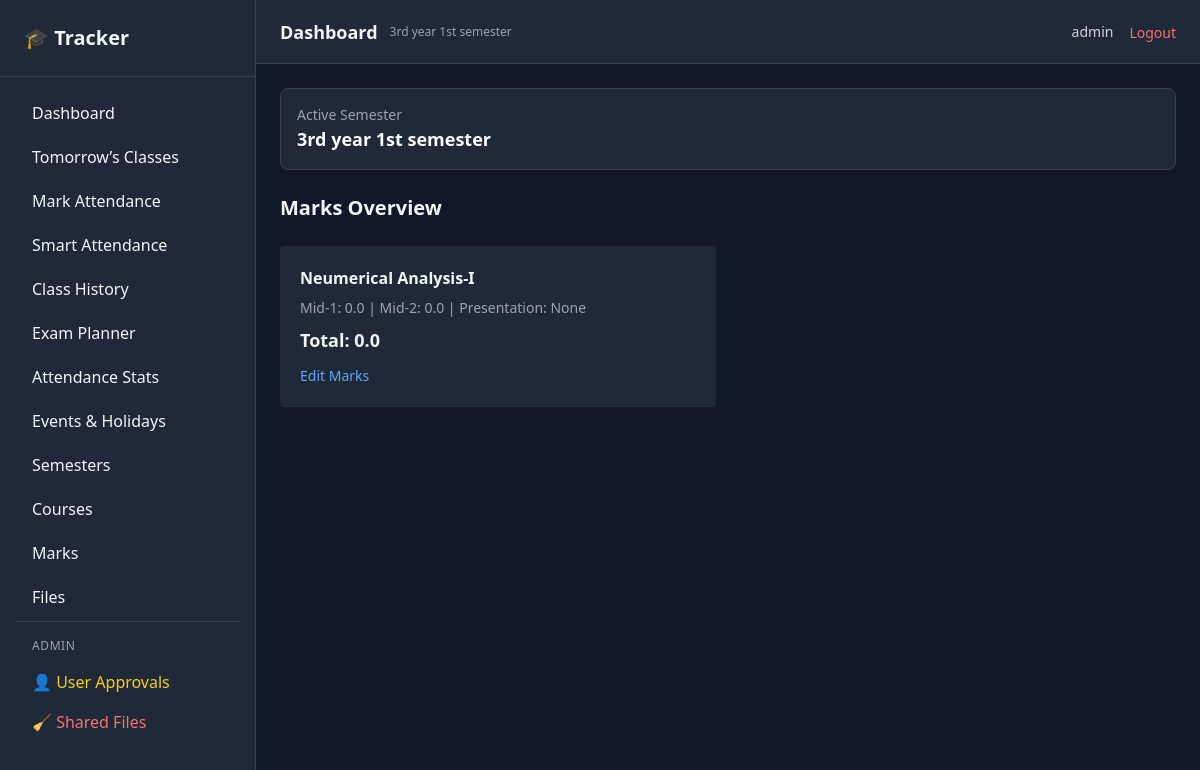
/marks/ (signed in), run on an earlier commit of the app's database.
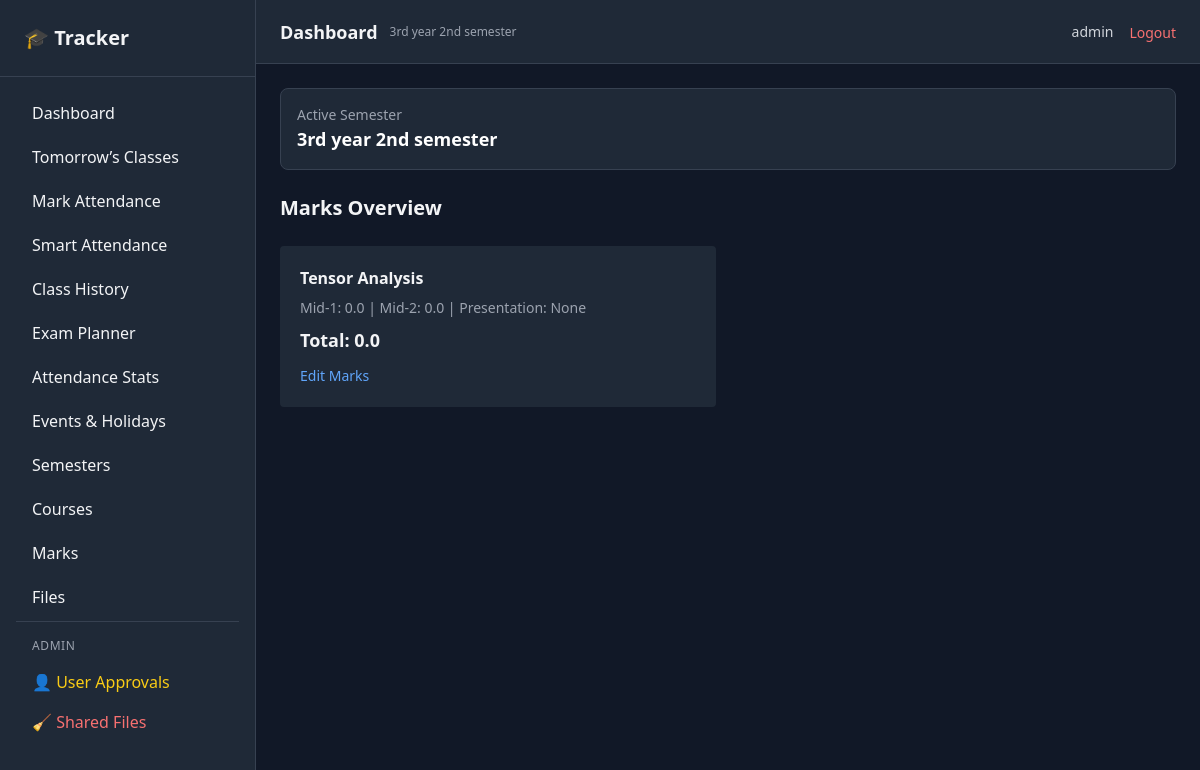
And on a later commit of the database.
### core/models.py (models this page shows, shortened)
class Semester(models.Model):
    user = models.ForeignKey(
        settings.AUTH_USER_MODEL,
        on_delete  = models.CASCADE,
        related_name = 'semesters'
    )
    name = models.CharField(max_length=100)
    start_date = models.DateField()
    end_date = models.DateField(null=True, blank=True)
    is_active  = models.BooleanField(default=False)
    class Meta:
        ordering = ['-start_date']

class Course(models.Model):
    user = models.ForeignKey(
        settings.AUTH_USER_MODEL,
        on_delete = models.CASCADE,
        related_name = 'courses'
    )
    semester = models.ForeignKey(
        Semester,
        on_delete = models.CASCADE,
        related_name = 'courses'
    )
    name = models.CharField(max_length=150)
    course_code = models.CharField(max_length=50)
    teacher_name = models.CharField(max_length=150)
    total_class_planned = models.PositiveIntegerField(default=20)
    created_at = models.DateTimeField(auto_now_add=True)
    class Meta:
        ordering = ['course_code']

class CourseMark(models.Model):
    user = models.ForeignKey(
        settings.AUTH_USER_MODEL,
        on_delete=models.CASCADE,
        related_name='marks'
    )
    course = models.ForeignKey(
        Course,
        on_delete=models.CASCADE,
        related_name='mark'
    )
    mid1 = models.FloatField(default=0)
    mid2 = models.FloatField(default=0)
    presentation = models.FloatField(null=True, blank=True)
    assignment = models.FloatField(null=True, blank=True)
    final = models.FloatField(default=0)
    total = models.FloatField(default=0)
    created_at = models.DateTimeField(auto_now_add=True)
    updated_at = models.DateTimeField(auto_now=True)

### core/views.py (the view)
# urls.py: path('marks/', views.marks_overview, name='marks_overview'),
@login_required
def marks_overview(request):
    courses = get_active_courses(request.user)
    data = []
    for course in courses:
        mark, _ = CourseMark.objects.get_or_create(
            user=request.user,
            course=course
        )
        data.append({
            'course': course,
            'mark': mark
        })
    return render(request, "marks/overview.html", {
        "data": data,
        "active_semester": get_active_semester(request.user),
    })

### core/utils.py (called while the page is built)
def get_active_semester(user):
    return (
        Semester.objects
        .filter(
            user=user,
            is_active=True
        )
        .order_by("-start_date")
        .first()
    )

def get_active_courses(user):
    active_semester = get_active_semester(user)
    if not active_semester:
        return Course.objects.none()
    return (
        Course.objects
        .filter(
            user=user,
            semester=active_semester
        )
        .order_by("course_code")
    )

### templates/marks/overview.html
{% extends 'base/base.html' %}
{% block content %}
{% if active_semester %}
<div class="mb-6 bg-gray-800 border border-gray-700 rounded-lg p-4">
    <p class="text-sm text-gray-400">Active Semester</p>
    <h2 class="text-lg font-semibold text-white">
        {{ active_semester.name }}
    </h2>
</div>
{% endif %}
<h2 class="text-xl font-semibold mb-6">Marks Overview</h2>
<div class="grid md:grid-cols-2 gap-6">
    {% for item in data %}
        <div class="bg-gray-800 p-5 rounded">
            <h3 class="font-semibold mb-2">
                {{ item.course.name }}
            </h3>
            <p class="text-sm text-gray-400">
                Mid-1: {{ item.mark.mid1 }} |
                Mid-2: {{ item.mark.mid2 }} |
                Presentation: {{ item.mark.presentation }}
            </p>
            <p class="mt-2 text-lg font-semibold">
                Total: {{ item.mark.total }}
            </p>
            <a href="{% url 'edit_marks' item.course.id %}"
               class="inline-block mt-3 text-blue-400 text-sm">
               Edit Marks
            </a>
        </div>
    {% empty %}
        <p class="text-gray-400">No courses available.</p>
    {% endfor %}
</div>
{% endblock %}

### templates/base/navbar.html (shortened to what this page needs)
<header class="h-16 bg-gray-800 border-b border-gray-700 flex items-center justify-between px-4 sm:px-6">
    <div class="flex items-center gap-3">
        <h1 class="text-lg font-semibold">
            Dashboard
        </h1>
        {% if active_semester %}
            <p class="text-xs text-gray-400">
                {{ active_semester.name }}
            </p>
        {% endif %}
    </div>
    <div class="flex items-center gap-4">
        <span class="text-sm text-gray-300 hidden sm:block">
            {{ request.user.username }}
        </span>
        <form method="post" action="{% url 'logout' %}">
            <button type="submit"
                    class="text-red-400 hover:text-red-300 text-sm font-medium">
                Logout
            </button>
        </form>
    </div>
</header>

What changed in the data, as far as the page shows it:
no longer on this page (row edited): Semester: name "3rd year 1st semester"
no longer on this page (row unchanged): Course: course.name "Neumerical Analysis-I", mark.mid1 "0.0", mark.mid2 "0.0", mark.presentation "None", mark.total "0.0"
added Semester: name "3rd year 2nd semester"
added Course: course.name "Tensor Analysis", mark.mid1 "0.0", mark.mid2 "0.0", mark.presentation "None", mark.total "0.0"
